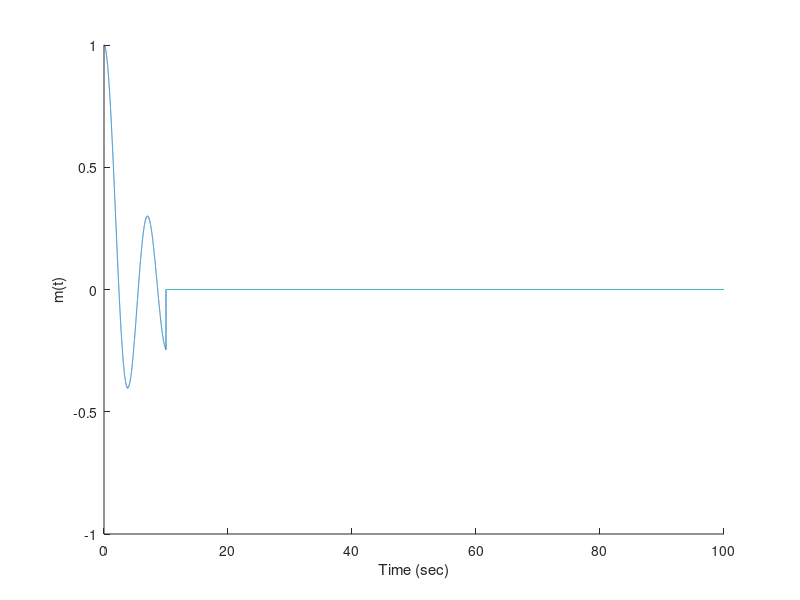
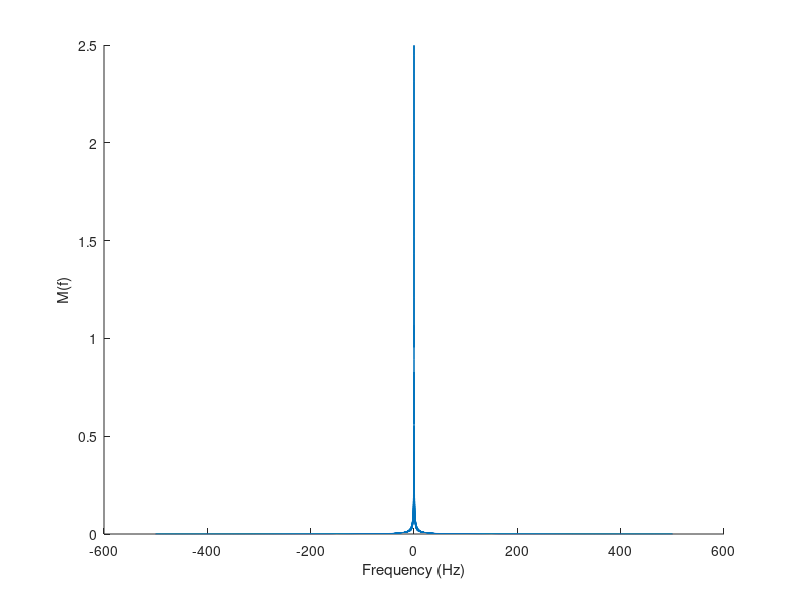
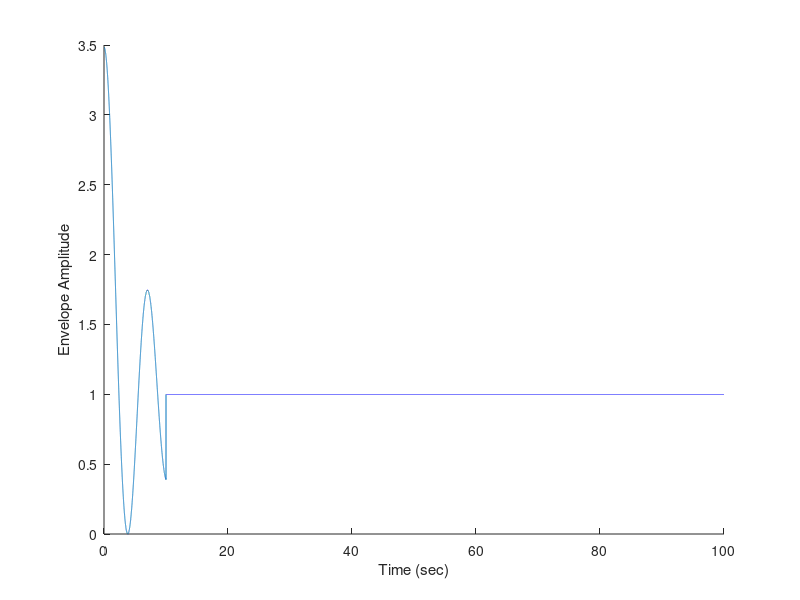
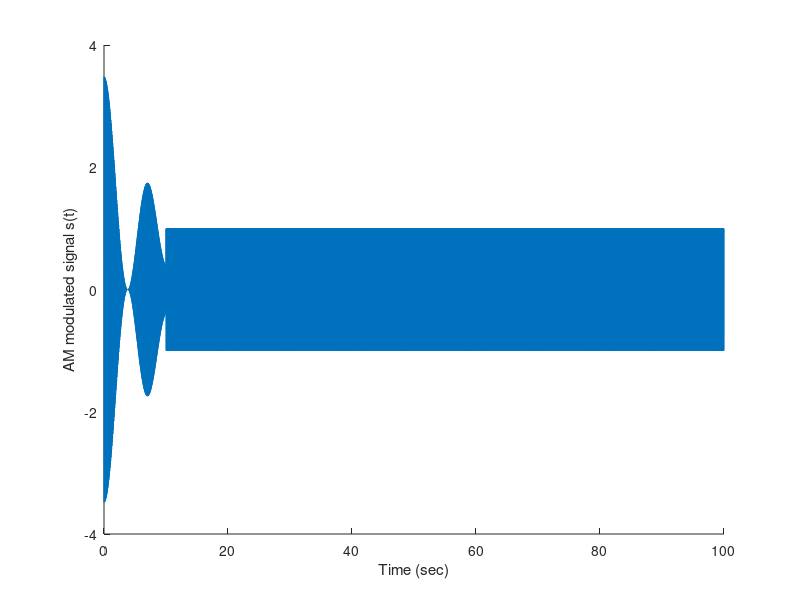

The MATLAB source for these figures, in order:
# clear command window
clc;
# remove all variables from workspace
clear
# close all figures
close all
# importing signal package
pkg load signal

%%%%%% Frequencies initialization %%%%%%
# carrier frequency initialization
fc=1e4; #10KHz

%%%%%% Time and frequency definition %%%%%%
# time step
ts= 0.001;
# T is the simulation time
T=100;
# Number of time samples
N=ceil(T/ts);
# time vector
t= 0:ts:((N-1)*ts);

%%%%%% Frequency domain %%%%%%
# df=fs/N
df=1/T;
# sampling frequency, inverse of sampling tinme
fs=1/ts;
# frequency vector
if(rem(N,2)==0) #even
  f= -(0.5*fs): df : (0.5*fs-df);
else #odd
  f= -(0.5*fs-0.5*df): df : (0.5*fs-0.5*df);
end

%%%%%% Baseband signal definition in Time %%%%%%
# m(t) definition
m= besselj(0,t);
m(t>10)=0;
# plotting m(t) with t
figure(1);
plot(t,m);
xlabel("Time (sec)");
ylabel("m(t)");
box off;

%%%%%% frequency components of baseband sigmal %%%%%%
# fast fourier transform of baseband signal, scaled by 1/N for periodic signals, *ts for non-periodic signals
M=fftshift(fft(m)*ts);
# plotting frequency component of signal
figure(2);
plot(f, abs(M));
xlabel("Frequency (Hz)");
ylabel("M(f)");
box off;

%%%%% Parseval Theorem Check %%%%%%%
# checking if energy of signal calculated from frequency domain equals energy of signal caalculated from time domain
Energy_from_time=sum(abs(m).^2)*ts; #absolute to get rid of imaginary numbers
Energy_from_freq=sum(abs(M).^2)*df;
# by looking at both variables values in workspace we can verify parseval's theorem.

%%%%%% Finding Band Width %%%%%%%%%%
# we first have to find f=0
index_f0=find(f==0);
# Initializing accumulate energy
Energy_acc=0;
for index_f= index_f0:length(f)
  # we multiply by 2 to use the property of even function
  Energy_acc+=2*(abs(M(index_f)).^2)*df;
  # comparing it to 99% of total energy
  if(Energy_acc>=0.99*Energy_from_freq)
    BW=f(index_f);
    break
  end
end

%%%%%% Finding Amplitude modulation %%%%%%%%%%
# we first have to find fc, we'll assume fc=10*BW
fc_am=10*BW;
# 1+ka*m(t)>0 for all times
Energy_acc=0;
# nottice that this is the maximum value of ka, it will let (1+ka*m)=0
ka_max=-1/min(m);
ka=ka_max;
%% we'd want to graph envelope to check (1+ka*m)>0
envelope=(1+ka*m);
figure(3);
plot(t,envelope);
xlabel("Time (sec)");
ylabel("Envelope Amplitude");
box off;

%% Seems it's working fine, let's make our AM modulation
am_carrier=cos(2*pi*fc_am*t);
am_modulated=envelope.*am_carrier;
envelope=(1+ka*m);
figure(4);
plot(t,am_modulated);
xlabel("Time (sec)");
ylabel("AM modulated signal s(t)");
box off;

%%%%%% frequency components of AM modulated sigmal %%%%%%
# fast fourier transform of AM modulated signal, scaled by 1/N for periodic signals, *ts for non-periodic signals
S_am_modulated=fftshift(fft(am_modulated)*ts);
# plotting frequency component of signal
figure(5);
plot(f, abs(S_am_modulated));
xlabel("Frequency (Hz)");
ylabel("S(f)");
box off;

%%%%%% demodulated signal after ideal envelope detector %%%%%%
# am_rec(t), using hilbert function (envelope detector)
am_rec=abs(hilbert(am_modulated));
# plotting received signal after filter with respect to time
figure(6);
plot(t,am_rec,"--r");
# adding original song compared to received one
hold on;
plot(t,m,"--b");
# adding envelope signal after ka
hold on;
plot(t, envelope, "-k");
legend("Received Signal","Original Signal","Envelope Signal (after Ka)");
xlabel("Time (sec)");
ylabel("m(t)")
box off;
%%%%%%%%%% By noticimng the plot, the hilbert envelope function has traced the transmitted message after ka %%%%%%%%%%%%%%%%%%
